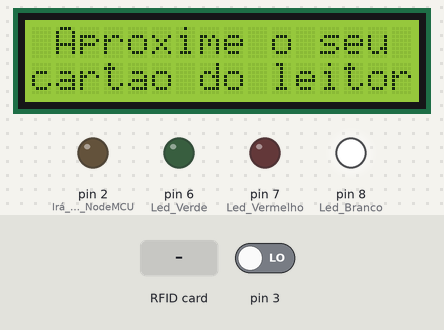
Simulated run of this sketch. Board: Arduino Uno, built with avr-gcc and run on an emulated ATmega328P. Parts: 16×2 character LCD, output pins drawn as LEDs (lit = HIGH). Inputs (shaded band) come from the test bench; at power-on: pin 3 LOW. Pins used as bus, display or sensor lines are not drawn; what the sketch prints to the serial monitor is not drawn.

Above: at 1.3 s.
1.4 s: RFID card C6 25 F6 93 held to the reader
At 2.0 s:
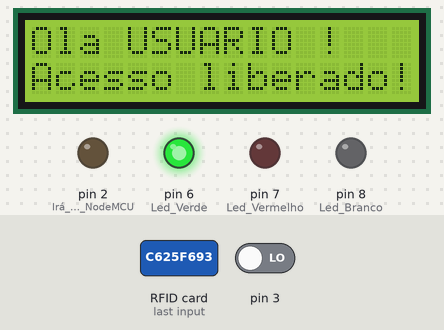
At 2.65 s:
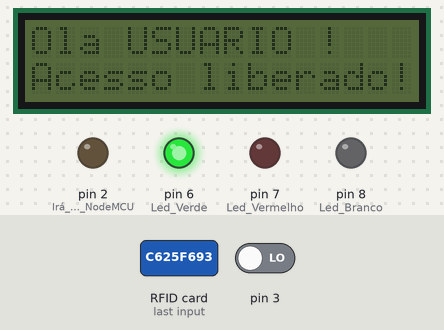
4.3 s: RFID card 5E 7A 19 C4 held to the reader
At 5.2 s:
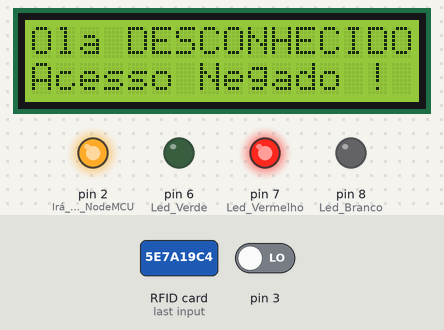
Timing chart, 0 to 26.8 s (numbered marks = the images above; inputs shaded):
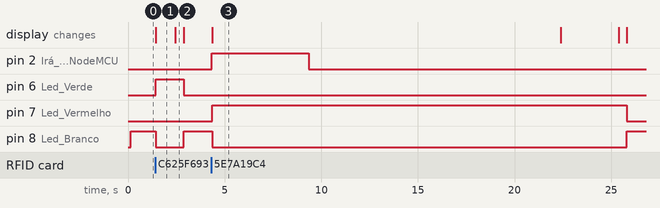

Measured:
- after the input at 1.4 s, pin 6 (Led_Verde): LOW → HIGH at once, → LOW 1.4 s later; pin 8 (Led_Branco): HIGH → LOW at once, → HIGH 1.4 s later; the display: changes at once (image 1)
- after the input at 4.3 s, pin 2 (Irá_para_o_NodeMCU): LOW → HIGH at once, → LOW 5.0 s later; pin 7 (Led_Vermelho): LOW → HIGH after 0.06 s, → LOW 21.4 s later; pin 8 (Led_Branco): HIGH → LOW after 0.06 s, → HIGH 21.4 s later; the display: changes after 0.06 s (image 3)
- what the display in image 1 shows lasts 1.0 s, from 1.4 s to 2.4 s
- what the display in image 2 shows lasts 0.5 s, from 2.4 s to 2.9 s

The sketch:

LCD.ino
```cpp
#include <SPI.h>                  // Suporte dos pinos do RFID,
#include <MFRC522.h>              // Biblioteca do RFID.
#include <Wire.h>                 // Supore dos pinos do Display,
#include <LiquidCrystal_I2C.h>    // Biblioteca do Display.

// Definindo algumas portas do Arduino para o RFID, a porta 9 para o reset, por exemplo.
#define SS_PIN 10
#define RST_PIN 9

// Criando uma instância MFRC522 que é a do RFID.
MFRC522 mfrc522(SS_PIN, RST_PIN);

// Inicializa o display no endereco 0x27.
LiquidCrystal_I2C lcd(0x27,2,1,0,4,5,6,7,3, POSITIVE);

char st[20];

void setup()
{
  Serial.begin(9600);   // Inicia a serial do Arduino.
  SPI.begin();          // Inicia  SPI bus.
  mfrc522.PCD_Init();   // Inicia MFRC522.
  Serial.println("Aproxime o seu cartao do leitor...");
  Serial.println();
  lcd.begin (16,2);     //Display de 16 colunas e 2 Linhas
  mensageminicial();

  pinMode(6, OUTPUT);   // Led Verde
  pinMode(8, OUTPUT);   // Led Branco
  pinMode(7, OUTPUT);   // Led Vermelho

  pinMode(2, OUTPUT);   // Irá para o NodeMCU
  pinMode(3, INPUT);

  digitalRead(3) == LOW;
}

void loop()
{
  // Procura o cartão.
  if ( ! mfrc522.PICC_IsNewCardPresent())
  {
    return;
  }
  // Seleciona o cartão
  if ( ! mfrc522.PICC_ReadCardSerial())
  {
    return;
  }
  //Mostra UID do cartão na serial.
  Serial.print("UID da tag :");
  String conteudo= "";
  byte letra;
  for (byte i = 0; i < mfrc522.uid.size; i++)
  {
     Serial.print(mfrc522.uid.uidByte[i] < 0x10 ? " 0" : " ");
     Serial.print(mfrc522.uid.uidByte[i], HEX);
     conteudo.concat(String(mfrc522.uid.uidByte[i] < 0x10 ? " 0" : " "));
     conteudo.concat(String(mfrc522.uid.uidByte[i], HEX));
  }
  Serial.println();
  Serial.print("Mensagem : ");
  conteudo.toUpperCase();

  // Se for este cartão, então o acesso será permitido.
  if (conteudo.substring(1) == "C6 25 F6 93") //UID 1 - Chaveiro
  {
    Serial.println("Ola USUÁRIO !");
    Serial.println();
    lcd.clear();
    lcd.setCursor(0,0);
    lcd.print("Ola USUARIO !");
    lcd.setCursor(0,1);
    lcd.print("Acesso liberado!");
    digitalWrite(6, HIGH);
    digitalWrite(8, LOW);
    digitalWrite(7, LOW);
    // Pisca o LCD
    delay(1000);
    lcd.setBacklight(LOW);
    delay(400);
    mensageminicial();
  }

  // Caso contrário, irá negar o acesso.
  else
  {
    digitalWrite(2, HIGH);
    Serial.println("Ola DESCONHECIDO !");
    Serial.println();
    lcd.clear();
    lcd.setCursor(0,0);
    lcd.print("Ola DESCONHECIDO !");
    lcd.setCursor(0,1);
    lcd.print("Acesso Negado !");
    digitalWrite(7, HIGH);
    digitalWrite(8, LOW);
    digitalWrite(6, LOW);
    delay(5000);
    digitalWrite(2, LOW);
    delay(10000);


    if(digitalRead(3) == HIGH){
      delay(3000);
      lcd.setCursor(0,1);
      lcd.print("Acesso permitido!");
      digitalWrite(6, HIGH);
      digitalWrite(8, LOW);
      digitalWrite(7, LOW);
    }
    else if(digitalRead(3) == LOW){
      delay(3000);
      lcd.setCursor(0,1);
      lcd.print("Acesso recusado");
      digitalWrite(7, HIGH);
      digitalWrite(8, LOW);
      digitalWrite(6, LOW);
    }
    else{
      // Pisca o LCD.
      delay(3000);
      lcd.setBacklight(LOW);
      delay(400);
      mensageminicial();
    }

    // Pisca o LCD.
    delay(3000);
    lcd.setBacklight(LOW);
    delay(400);
    mensageminicial();
  }
}

// Função que mostra a mensagem inicial do display e organiza os leds.
void mensageminicial()
{
  lcd.setBacklight(HIGH);
  lcd.setCursor(0,0);
  lcd.clear();
  lcd.print(" Aproxime o seu");
  lcd.setCursor(0,1);
  lcd.print("cartao do leitor");
  digitalWrite(8, HIGH);
  digitalWrite(6, LOW);
  digitalWrite(7, LOW);
}

/* FONTES DE PESQUISA
 *  https://www.arduinoecia.com.br/2014/12/modulo-i2c-display-16x2-arduino.html
 *  https://www.filipeflop.com/blog/controle-acesso-leitor-rfid-arduino/
 */
```
